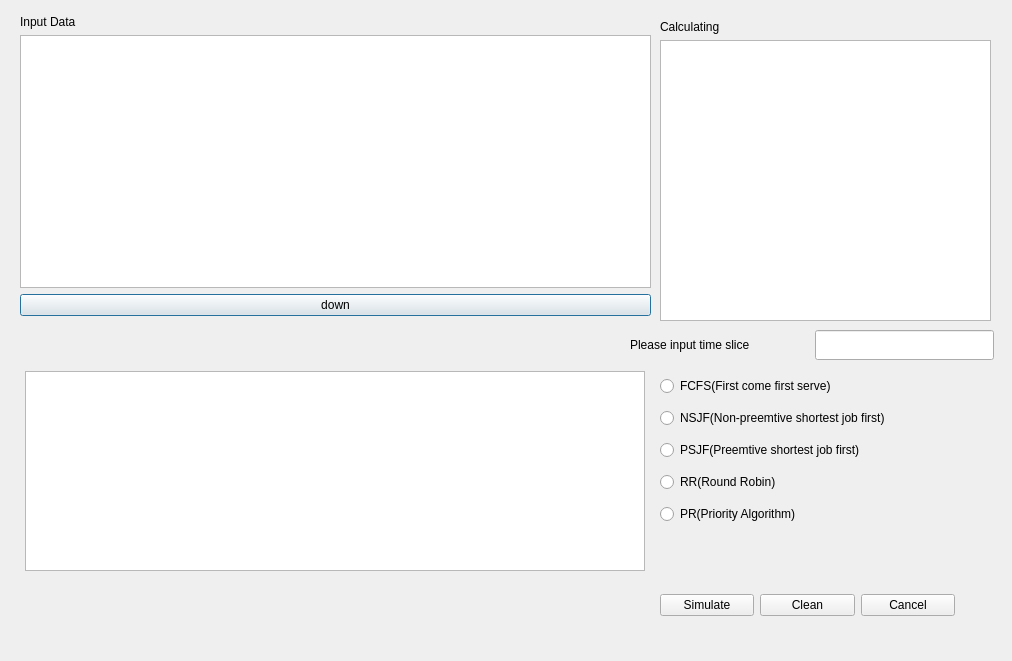
<?xml version="1.0" encoding="UTF-8"?>
<ui version="4.0">
 <class>sub_window</class>
 <widget class="QDialog" name="sub_window">
  <property name="geometry">
   <rect>
    <x>0</x>
    <y>0</y>
    <width>1012</width>
    <height>661</height>
   </rect>
  </property>
  <property name="windowTitle">
   <string>Dialog</string>
  </property>
  <widget class="QWidget" name="layoutWidget">
   <property name="geometry">
    <rect>
     <x>20</x>
     <y>15</y>
     <width>631</width>
     <height>301</height>
    </rect>
   </property>
   <layout class="QVBoxLayout" name="verticalLayout">
    <item>
     <widget class="QLabel" name="Input_Data">
      <property name="text">
       <string>Input Data</string>
      </property>
     </widget>
    </item>
    <item>
     <widget class="QTableWidget" name="tableWidget"/>
    </item>
    <item>
     <widget class="QPushButton" name="pushButton">
      <property name="sizePolicy">
       <sizepolicy hsizetype="Preferred" vsizetype="Preferred">
        <horstretch>0</horstretch>
        <verstretch>0</verstretch>
       </sizepolicy>
      </property>
      <property name="layoutDirection">
       <enum>Qt::LayoutDirection::LeftToRight</enum>
      </property>
      <property name="text">
       <string>down</string>
      </property>
     </widget>
    </item>
   </layout>
  </widget>
  <widget class="QWidget" name="layoutWidget">
   <property name="geometry">
    <rect>
     <x>660</x>
     <y>20</y>
     <width>331</width>
     <height>301</height>
    </rect>
   </property>
   <layout class="QVBoxLayout" name="verticalLayout_2">
    <item>
     <widget class="QLabel" name="Calculating">
      <property name="text">
       <string>Calculating</string>
      </property>
     </widget>
    </item>
    <item>
     <widget class="QTableWidget" name="tableWidget_Result"/>
    </item>
   </layout>
  </widget>
  <widget class="QGraphicsView" name="graphicsView">
   <property name="geometry">
    <rect>
     <x>25</x>
     <y>371</y>
     <width>620</width>
     <height>200</height>
    </rect>
   </property>
  </widget>
  <widget class="QWidget" name="layoutWidget">
   <property name="geometry">
    <rect>
     <x>660</x>
     <y>590</y>
     <width>295</width>
     <height>31</height>
    </rect>
   </property>
   <layout class="QHBoxLayout" name="horizontalLayout">
    <item>
     <widget class="QPushButton" name="pushButton_2">
      <property name="text">
       <string>Simulate</string>
      </property>
     </widget>
    </item>
    <item>
     <widget class="QPushButton" name="pushButton_4">
      <property name="text">
       <string>Clean</string>
      </property>
     </widget>
    </item>
    <item>
     <widget class="QPushButton" name="pushButton_3">
      <property name="text">
       <string>Cancel</string>
      </property>
     </widget>
    </item>
   </layout>
  </widget>
  <widget class="QWidget" name="layoutWidget">
   <property name="geometry">
    <rect>
     <x>660</x>
     <y>370</y>
     <width>366</width>
     <height>160</height>
    </rect>
   </property>
   <layout class="QVBoxLayout" name="verticalLayout_4">
    <item>
     <widget class="QRadioButton" name="radioButton_Sub_FCFS">
      <property name="text">
       <string>FCFS(First come first serve)</string>
      </property>
     </widget>
    </item>
    <item>
     <widget class="QRadioButton" name="radioButton_Sub_NSJF">
      <property name="text">
       <string>NSJF(Non-preemtive shortest job first)</string>
      </property>
     </widget>
    </item>
    <item>
     <widget class="QRadioButton" name="radioButton_Sub_PSJF">
      <property name="text">
       <string>PSJF(Preemtive shortest job first)</string>
      </property>
     </widget>
    </item>
    <item>
     <widget class="QRadioButton" name="radioButton_Sub_RR">
      <property name="text">
       <string>RR(Round Robin)</string>
      </property>
     </widget>
    </item>
    <item>
     <widget class="QRadioButton" name="radioButton_Sub_PR">
      <property name="text">
       <string>PR(Priority Algorithm)</string>
      </property>
     </widget>
    </item>
   </layout>
  </widget>
  <widget class="QWidget" name="layoutWidget">
   <property name="geometry">
    <rect>
     <x>630</x>
     <y>330</y>
     <width>364</width>
     <height>30</height>
    </rect>
   </property>
   <layout class="QHBoxLayout" name="horizontalLayout_2">
    <item>
     <widget class="QLabel" name="label">
      <property name="text">
       <string>Please input time slice</string>
      </property>
     </widget>
    </item>
    <item>
     <widget class="QLineEdit" name="lineEdit_timeslice">
      <property name="sizePolicy">
       <sizepolicy hsizetype="Minimum" vsizetype="Minimum">
        <horstretch>0</horstretch>
        <verstretch>0</verstretch>
       </sizepolicy>
      </property>
     </widget>
    </item>
   </layout>
  </widget>
 </widget>
 <resources/>
 <connections>
  <connection>
   <sender>pushButton_3</sender>
   <signal>clicked()</signal>
   <receiver>sub_window</receiver>
   <slot>close()</slot>
   <hints>
    <hint type="sourcelabel">
     <x>940</x>
     <y>617</y>
    </hint>
    <hint type="destinationlabel">
     <x>927</x>
     <y>496</y>
    </hint>
   </hints>
  </connection>
 </connections>
</ui>
